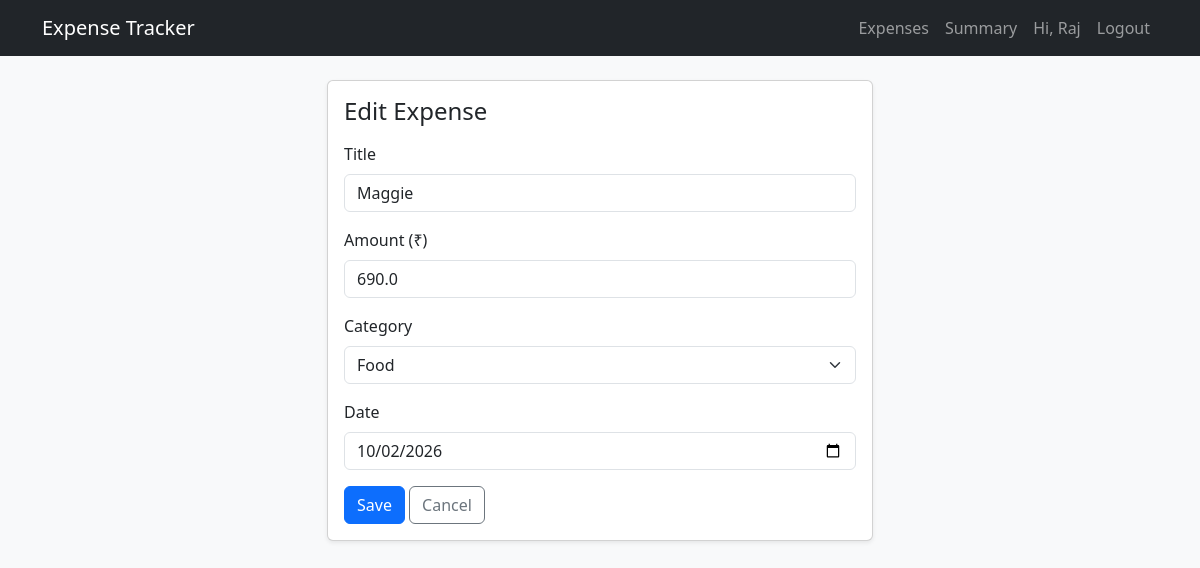
Screenshot of /edit/1 (signed in) with the database file from the repository.
### tables this page shows
CREATE TABLE expenses (
            id        INTEGER PRIMARY KEY AUTOINCREMENT,
            user_id   INTEGER NOT NULL,
            title     TEXT NOT NULL,
            amount    REAL NOT NULL,
            category  TEXT NOT NULL,
            date      TEXT NOT NULL,
            FOREIGN KEY (user_id) REFERENCES users (id)
        );

### app.py (the view, shortened to what this page needs)
@app.route("/edit/<int:expense_id>", methods=["GET", "POST"])
@login_required
def edit_expense(expense_id):
    expense = get_expense_or_404(expense_id)
    return render_template(
        "expense_form.html",
        expense=expense,
        categories=CATEGORIES,
        today=date.today().isoformat(),
        heading="Edit Expense",
    )

### app.py (called while the page is built)
def get_db():
    if "db" not in g:
        g.db = sqlite3.connect(DATABASE)
        g.db.row_factory = sqlite3.Row  # lets us use row["title"] instead of row[1]
    return g.db

def login_required(view):
    @wraps(view)
    def wrapped_view(*args, **kwargs):
        if "user_id" not in session:
            flash("Please log in first.", "warning")
            return redirect(url_for("login"))
        return view(*args, **kwargs)
    return wrapped_view

def get_expense_or_404(expense_id):
    db = get_db()
    expense = db.execute(
        "SELECT * FROM expenses WHERE id = ? AND user_id = ?",
        (expense_id, session["user_id"]),
    ).fetchone()
    if expense is None:
        from flask import abort
        abort(404)
    return expense

### templates/expense_form.html (shortened to what this page needs)
{% extends "base.html" %}
{% block content %}
<div class="row justify-content-center">
  <div class="col-md-6">
    <div class="card shadow-sm">
      <div class="card-body">
        <h4 class="mb-3">{{ heading }}</h4>
        <form method="post">
          <div class="mb-3">
            <label class="form-label">Title</label>
            <input type="text" name="title" class="form-control" required
                   value="{{ request.form.title or (expense.title if expense else '') }}">
          </div>
          <div class="mb-3">
            <label class="form-label">Amount (₹)</label>
            <input type="number" step="0.01" min="0.01" name="amount" class="form-control" required
                   value="{{ request.form.amount or (expense.amount if expense else '') }}">
          </div>
          <div class="mb-3">
            <label class="form-label">Category</label>
            {% set current = request.form.category or (expense.category if expense else '') %}
            <select name="category" class="form-select" required>
              {% for c in categories %}
                <option value="{{ c }}" {% if c == current %}selected{% endif %}>{{ c }}</option>
              {% endfor %}
            </select>
          </div>
          <div class="mb-3">
            <label class="form-label">Date</label>
            <input type="date" name="date" class="form-control" required
                   value="{{ request.form.date or (expense.date if expense else today) }}">
          </div>
          <button class="btn btn-primary">Save</button>
          <a href="{{ url_for('index') }}" class="btn btn-outline-secondary">Cancel</a>
        </form>
      </div>
    </div>
  </div>
</div>
{% endblock %}

### rows the page displays
expenses: title "Maggie", amount "690.0", category "Food", date "10/02/2026"

### other values shown
{{ session.username }} "Raj"
{{ heading }} "Edit Expense"
